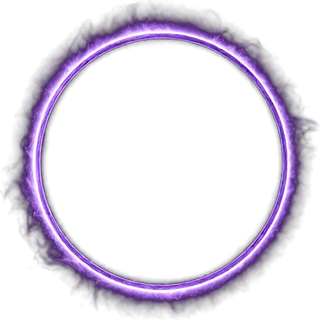
#> input picture assets/abyss-black-hole.png, 320 x 320 px, given in place of agnes-20261121-232730-1.png, which was not available
$ python import_frozen_assets.py
#> lines starting #> are read from the running program, lines starting #| are printed output that depends on the picture; after the words box and inside, x2 and y2 are one past the last pixel; in counts of white or black regions, pixels touching at a corner belong together
#> in save_character, image is the input picture: PIL image 320x320 RGBA; mean R, G, B, A 25.2, 17.4, 33.6, 47.7
"""Prepare the supplied Chapter 4 artwork for the browser game."""

from collections import deque
from pathlib import Path

from PIL import Image


ROOT = Path(__file__).resolve().parents[1]
SOURCE = Path(r"C:\Users\17928\DSH生成文件夹")
ASSETS = ROOT / "assets"


def remove_edge_black_background(image: Image.Image) -> Image.Image:
    """Make the connected near-black backdrop transparent, preserving dark details."""
    rgb = image.convert("RGB")
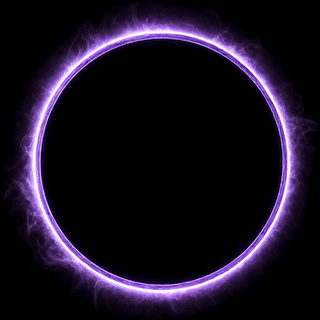
#> rgb: PIL image 320x320 RGB; mean R, G, B 25.2, 17.4, 33.6
    width, height = rgb.size
#> width = 320; height = 320
    pixels = rgb.load()
    background = bytearray(width * height)
    queue = deque()

    def is_background(x: int, y: int) -> bool:
        r, g, b = pixels[x, y]
        # The generated PNGs use a very dark, subtly textured backdrop rather than
        # a literal (0, 0, 0) fill. Flood-fill only that edge-connected backdrop so
        # dark outlines inside each character remain intact.
        return max(r, g, b) <= 44 and max(r, g, b) - min(r, g, b) <= 12

    def mark(x: int, y: int) -> None:
        index = y * width + x
        if background[index] or not is_background(x, y):
            return
        background[index] = 1
        queue.append((x, y))

    for x in range(width):
        mark(x, 0)
        mark(x, height - 1)
    for y in range(height):
        mark(0, y)
        mark(width - 1, y)

    while queue:
        x, y = queue.popleft()
        if x > 0:
            mark(x - 1, y)
        if x + 1 < width:
            mark(x + 1, y)
        if y > 0:
            mark(x, y - 1)
        if y + 1 < height:
            mark(x, y + 1)

    rgba = rgb.convert("RGBA")
    alpha = rgba.getchannel("A")
#> alpha: PIL image 320x320 L; every value is 255
    alpha_pixels = alpha.load()
    for y in range(height):
        offset = y * width
        for x in range(width):
            if background[offset + x]:
                alpha_pixels[x, y] = 0
    rgba.putalpha(alpha)
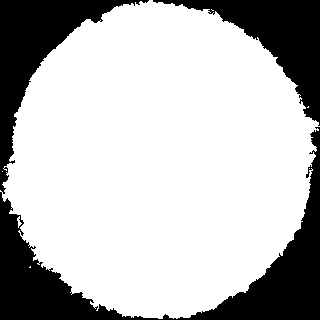
#> alpha: PIL image 320x320 L; 73.7% white; 2 black regions, box (x1, y1, x2, y2) and area: (0, 0, 320, 320) 20344, (153, 0, 320, 126) 6610
    bbox = rgba.getbbox()
    return rgba.crop(bbox) if bbox else rgba
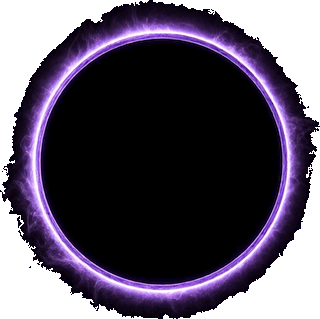
#> returned value: PIL image 320x319 RGBA; mean R, G, B, A 25.3, 17.5, 33.7, 188.5; transparent parts drawn white


def save_character(source_name: str, output_name: str, max_size: int = 640) -> None:
    image = Image.open(SOURCE / source_name)
    prepared = remove_edge_black_background(image)
    prepared.thumbnail((max_size, max_size), Image.Resampling.LANCZOS)
    prepared.save(ASSETS / output_name, optimize=True)


def save_effect() -> None:
    image = Image.open(SOURCE / "龙息_锥形喷射_透明底.png").convert("RGBA")
    image.thumbnail((1200, 1200), Image.Resampling.LANCZOS)
    image.save(ASSETS / "dragon-breath.png", optimize=True)


def save_map() -> None:
    image = Image.open(SOURCE / "agnes-20261121-232700-1.png").convert("RGB")
    image.thumbnail((1000, 1000), Image.Resampling.LANCZOS)
    image.save(ASSETS / "frozen-wastes-map.jpg", quality=86, optimize=True)


save_character("agnes-20261121-232730-1.png", "ice-slug.png")
save_character("agnes-20261121-232756-1.png", "frost-wolf.png")
#> call 2 of save_character, with source_name = 'agnes-20261121-232756-1.png', output_name = 'frost-wolf.png', max_size = 640
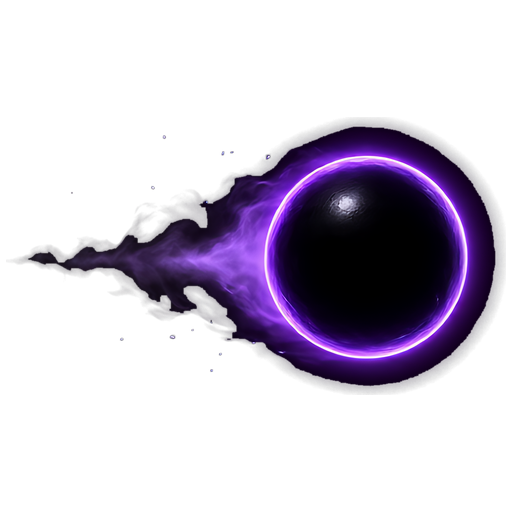
#> input picture assets/abyss-bullet.png, 512 x 512 px, given in place of agnes-20261121-232756-1.png, which was not available
#> in save_character, image is the input picture: PIL image 512x512 RGBA; mean R, G, B, A 13.9, 6.4, 22, 64.3
#> in remove_edge_black_background (call 2), `rgb = image.convert("RGB")`:
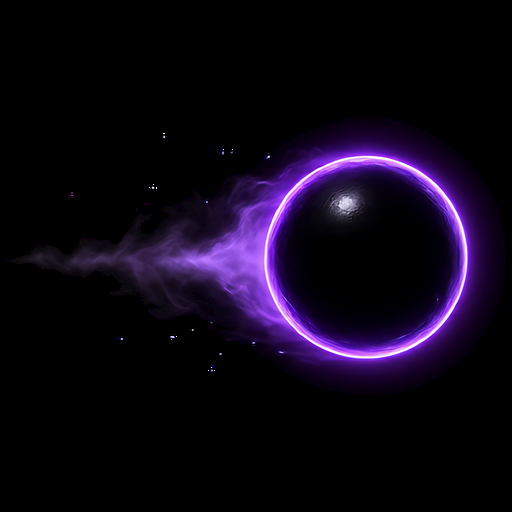
#> rgb: PIL image 512x512 RGB; mean R, G, B 13.9, 6.4, 22
#> in remove_edge_black_background (call 2), `alpha = rgba.getchannel("A")`: alpha: PIL image 512x512 L; every value is 255
#> in remove_edge_black_background (call 2), `rgba.putalpha(alpha)`:
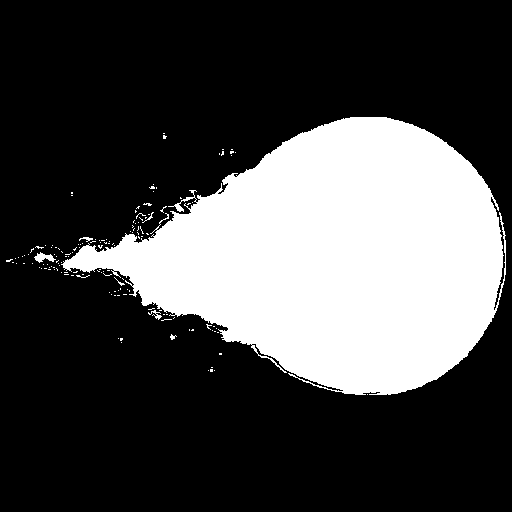
#> alpha: PIL image 512x512 L; 28.5% white; 149 white regions (143 under 20 px), largest, box (x1, y1, x2, y2) and area: (61, 117, 506, 395) 73912, (34, 252, 56, 263) 120, (148, 310, 162, 320) 49, (79, 237, 93, 242) 33, (142, 212, 154, 223) 23, (170, 334, 177, 340) 21
#> in remove_edge_black_background (call 2), `return rgba.crop(bbox) if bbox else rgba`:
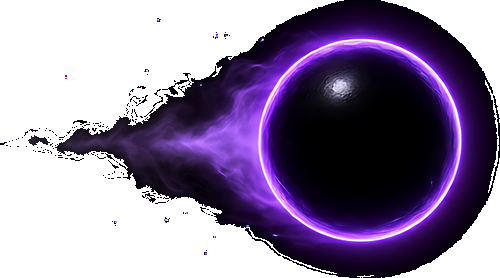
#> returned value: PIL image 500x278 RGBA; mean R, G, B, A 26.2, 12.2, 41.5, 136.9; transparent parts drawn white
save_character("agnes-20261121-232821-1.png", "frost-wisp.png")
save_character("agnes-20261121-232929-1.png", "frost-dragon-idle.png")
#> (the run stopped early here; a loop or call above may not have finished)
